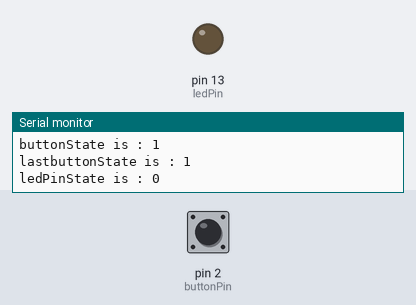
This sketch was run on a simulated Arduino Uno, built with avr-gcc and run on an emulated ATmega328P. Parts: output pins drawn as LEDs (lit = HIGH), the last lines printed to the serial monitor. Inputs (shaded band) come from the test bench; at power-on: pin 2 (buttonPin) HIGH.

Above: at 1.2 s.
1.3 s: pin 2 (buttonPin) pulled LOW for 0.15 s
At 2.5 s:
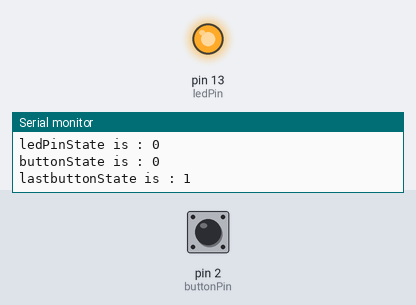
4.4 s: pin 2 (buttonPin) pulled LOW for 1 s
At 7.5 s:
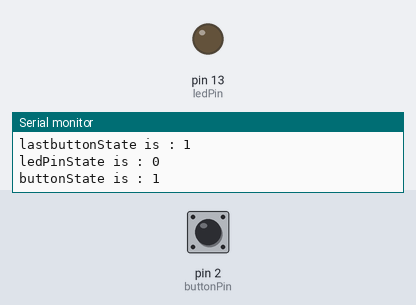
8.4 s: pin 2 (buttonPin) driven LOW
At 8.8 s:
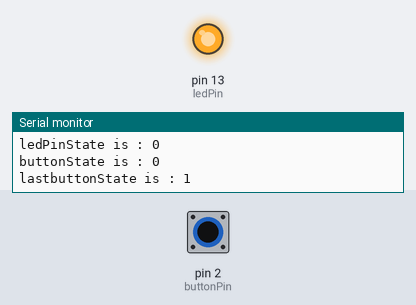
11.4 s: pin 2 (buttonPin) pulsed HIGH 2 times (0.12 s each, 0.3 s apart)
At 15.0 s:
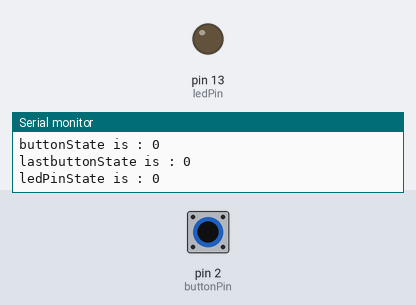
Timing chart, 0 to 16.0 s (numbered marks = the images above; inputs shaded):
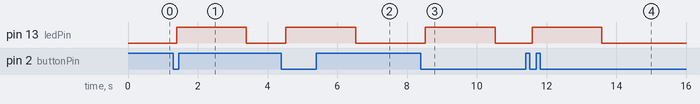

Measured:
- after the input at 1.3 s, pin 13 (ledPin): LOW → HIGH after 0.10 s, → LOW 2.0 s later
- after the input at 4.4 s, pin 13 (ledPin): LOW → HIGH after 0.13 s, → LOW 2.0 s later
- after the input at 8.4 s, pin 13 (ledPin): LOW → HIGH after 0.12 s, → LOW 2.0 s later
- after the input at 11.4 s, pin 13 (ledPin): LOW → HIGH after 0.19 s, → LOW 2.0 s later

The sketch:

while1.ino
```cpp
//var = 0;
// this constant won't change:
const int  buttonPin = 2;
const int ledPin = 13;

// Variables will change:
int buttonState = 0;
int lastButtonState = 0;
int ledPinState = 0;

void setup()
{
  pinMode(buttonPin, INPUT);
  pinMode(ledPin, OUTPUT);
  Serial.begin(9600);
}
void loop()
{
  buttonState = digitalRead(buttonPin);
  ledPinState = digitalRead(ledPin);
  Serial.print("ledPinState is : ");
  Serial.println(ledPinState);
  Serial.print("buttonState is : ");
  Serial.println(buttonState);
  Serial.print("lastbuttonState is : ");
  Serial.println(lastButtonState);
  if ((buttonState == 0) && (lastButtonState == 1) && (ledPinState == 0))
  {
    // do something repetitive 200 times
    if (buttonState == 1)
    {
      digitalWrite(ledPin, HIGH);
    }
    digitalWrite(ledPin, 1);
    delay(2000);
    digitalWrite(ledPin, 0);
    //lastButtonState = buttonState;
    ledPinState = digitalRead(ledPin);
    lastButtonState = buttonState; // = digitalRead(buttonPin);
  }
  else //if ((buttonState == 1 ) && (ledPinState == 1))
  {
    digitalWrite(ledPin, 0);
    lastButtonState = buttonState;
  }

}
```
